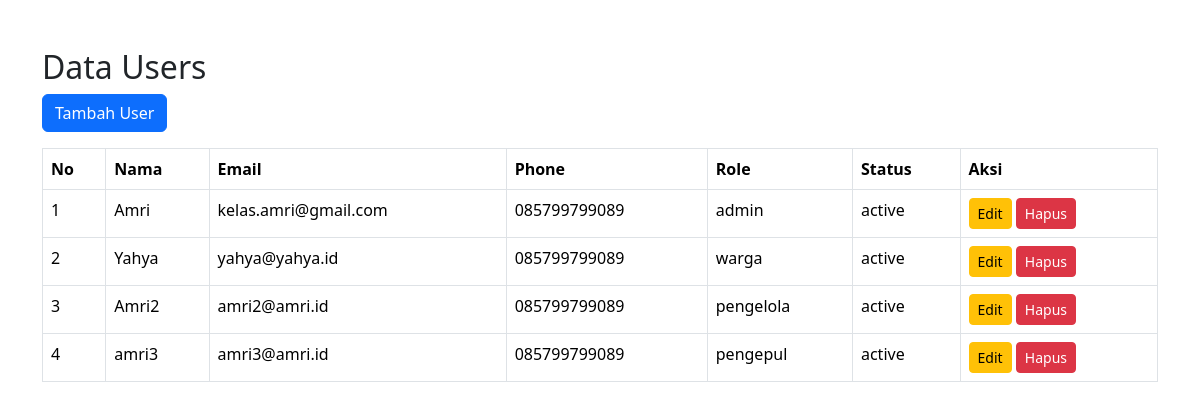
The page / on the database its author committed.
### tables this page shows
CREATE TABLE `users` (
  `id` bigint(20) NOT NULL,
  `name` varchar(100) NOT NULL,
  `email` varchar(100) DEFAULT NULL,
  `password` varchar(255) NOT NULL,
  `phone` varchar(20) DEFAULT NULL,
  `role` enum('admin','warga','pengelola','pengepul') NOT NULL,
  `address` text DEFAULT NULL,
  `latitude` decimal(10,8) DEFAULT NULL,
  `longitude` decimal(11,8) DEFAULT NULL,
  `photo` varchar(255) DEFAULT NULL,
  `status` enum('active','inactive') DEFAULT 'active',
  `created_at` timestamp NOT NULL DEFAULT current_timestamp()
);

### index.php (the view, shortened to what this page needs)
<?php
include 'config/database.php';
$data = mysqli_query($conn, "SELECT * FROM users");
?>
<!DOCTYPE html>
<html>
<head>
    <link href="https://cdn.jsdelivr.net/npm/bootstrap@5.3.3/dist/css/bootstrap.min.css" rel="stylesheet">
</head>
<body>
<div class="container mt-5">
    <h2>Data Users</h2>
    <a href="tambah.php" class="btn btn-primary mb-3">
        Tambah User
    </a>
    <table class="table table-bordered">
        <tr>
            <th>No</th>
            <th>Nama</th>
            <th>Email</th>
            <th>Phone</th>
            <th>Role</th>
            <th>Status</th>
            <th>Aksi</th>
        </tr>
        <?php
        $no = 1;
        while($row = mysqli_fetch_assoc($data)) :
        ?>
        <tr>
            <td><?= $no++ ?></td>
            <td><?= $row['name'] ?></td>
            <td><?= $row['email'] ?></td>
            <td><?= $row['phone'] ?></td>
            <td><?= $row['role'] ?></td>
            <td><?= $row['status'] ?></td>
            <td>
                <a href="edit.php?id=<?= $row['id'] ?>"
                   class="btn btn-warning btn-sm">
                   Edit
                </a>
                <a href="hapus.php?id=<?= $row['id'] ?>"
                   class="btn btn-danger btn-sm"
                   onclick="return confirm('Yakin hapus?')">
                   Hapus
                </a>
            </td>
        </tr>
        <?php endwhile; ?>
    </table>
</div>
</body>
</html>

### rows shown on the page
users: name "Amri", email "kelas.amri@gmail.com", phone "085799799089", role "admin", status "active"
users: name "Yahya", email "yahya@yahya.id", phone "085799799089", role "warga", status "active"
users: name "Amri2", email "amri2@amri.id", phone "085799799089", role "pengelola", status "active"
users: name "amri3", email "amri3@amri.id", phone "085799799089", role "pengepul", status "active"
